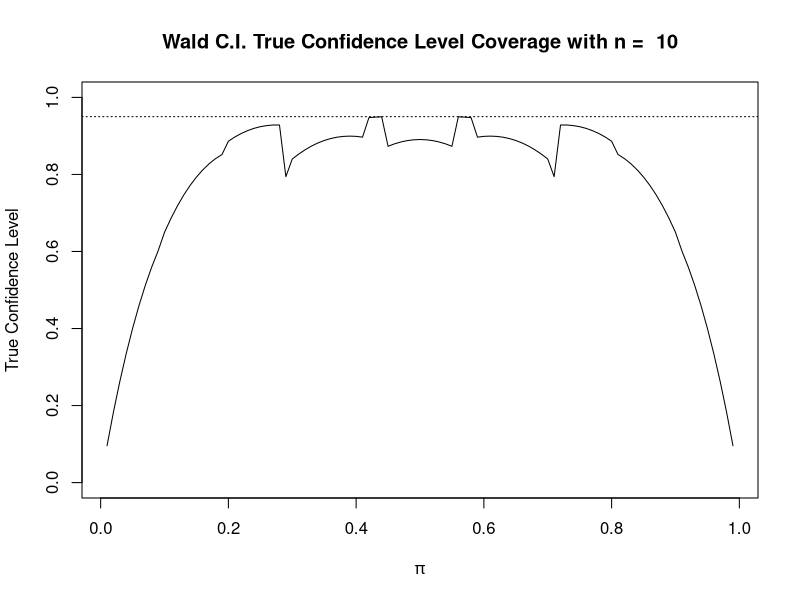
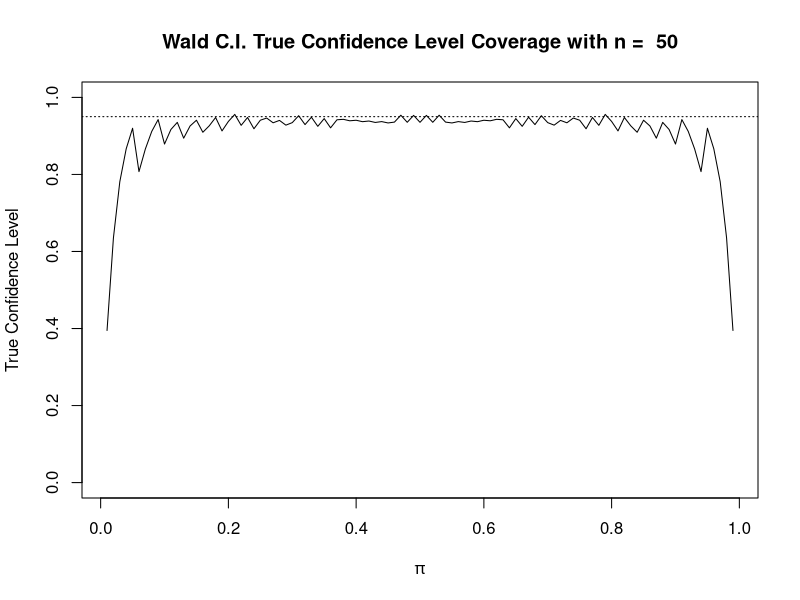
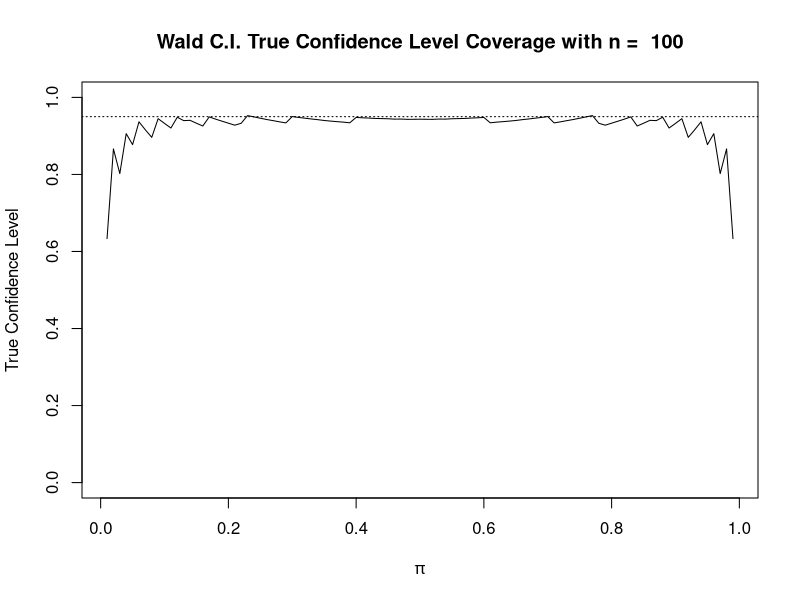
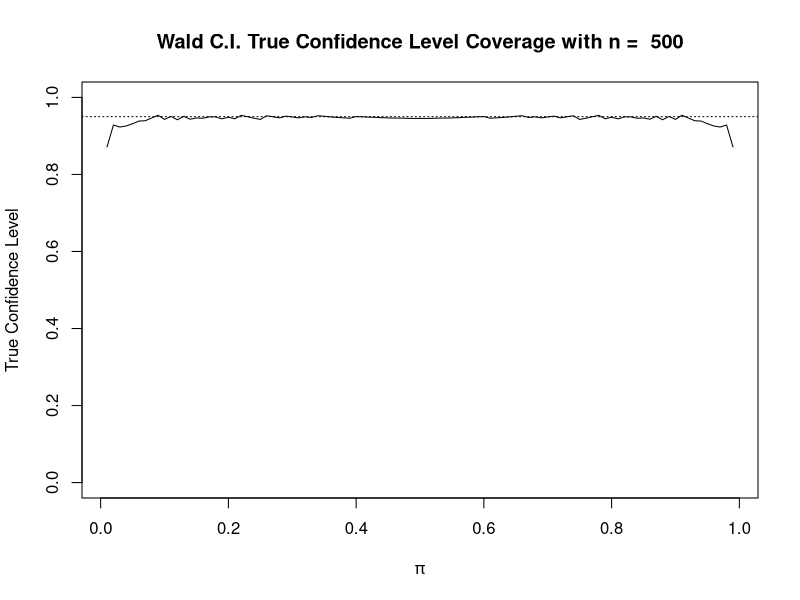

Here is the R script that generated these plots, in order:
## ---- chunk 1

require(knitr)
opts_chunk$set(tidy.opts=list(width.cutoff=80),tidy=TRUE)


pi = 0.6 # true parameter value of the probability of success
alpha = 0.05 # significane level
n = 10 # number of trials

wald.CI.true.coverage = function(pi, alpha=0.05, n) {
  
  # Objective: 
  #    Calculate the true confidence level of a Wald Confidence (given pi, alpha, and n)
  
  # Input:
  #    pi: the true parameter value
  #    alpha: significance level
  #    n: the number of trials
  
  # Return:
  #    wald.df: a data.frame containing  
  #    (1) observed number of success, w
  #    (2) MLE of pi, pi.hat
  #    (3) Binomial probability of obtaining the number of successes from n trials, pmf
  #    (4) lower bound of the Wald confidence interval, wald.CI_lower.bound
  #    (5) upper bound of the Wald confidence interval, wald.CI_upper.bound 
  #    (6) whether or not an interval contains the true parameter, covered.pi
  
  w = 0:n

  pi.hat = w/n
  
  pmf = dbinom(x=w, size=n, prob=pi)
  
  var.wald = pi.hat*(1-pi.hat)/n # variance in wald model
  
  wald.CI_lower.bound = pi.hat - qnorm(p = 1-alpha/2)*sqrt(var.wald)
  wald.CI_upper.bound = pi.hat + qnorm(p = 1-alpha/2)*sqrt(var.wald)
  
  covered.pi = ifelse(test = pi>wald.CI_lower.bound, 
                      yes = ifelse(test = pi<wald.CI_upper.bound, 
                                   yes=1, no=0), no=0)
  
  wald.CI.true.coverage = sum(covered.pi*pmf)
  
  wald.df = data.frame(w, pi.hat, 
                       round(data.frame(pmf, 
                                        wald.CI_lower.bound,
                                        wald.CI_upper.bound),
                             4), covered.pi)
  
  return(wald.df)
}

# Call the function with user-provided arguments (pi, alpha, n) to 
# generate the data.frame that contains 
# (1) the observed number of success, w 
# (2) MLE of pi, pi.hat
# (3) Binomial probability of obtaining the number of successes from n trials, pmf
# (4) the lower bound of the Wald confidence interval, wald.CI_lower.bound 
# (5) the upper bound of the Wald confidence interval, wald.CI_upper.bound
# (6) whether or not an interval contains the true parameter, covered.pi

wald.df = wald.CI.true.coverage(pi=0.6, alpha=0.05, n=10)

# Obtain the true confidence level from the Wald Confidence,
# given pi, alpha, and n
wald.CI.true.coverage.level = sum(wald.df$covered.pi*wald.df$pmf)

# Generalize the above computation to a sequence of pi's

# Generate an example sequence of pi (feel free to make the increment smaller)

draw.true.wald.conf<-function(alpha, n){
  pi.seq = seq(0.01, 0.99, by=0.01)
  
  # Create a matrix to store (1) pi and (2) the true confidence level of 
  # the Wald Confidence Interval corresponding to the specific pi
  wald.CI.true.matrix = matrix(data=NA,nrow=length(pi.seq),ncol=2)
  
  # Loop through the sequence of pi's to obtain the true confidence level of 
  # the Wald Confidence Interval corresponding to the specific pi
  counter=1
  for (pi in pi.seq) {
      wald.df2 = wald.CI.true.coverage(pi=pi, alpha=alpha, n=n)
      #print(paste('True Coverage is', sum(wald.df2$covered.pi*wald.df2$pmf)))
      wald.CI.true.matrix[counter,] = c(pi,sum(wald.df2$covered.pi*wald.df2$pmf))
      counter = counter+1
  }
  #str(wald.CI.true.matrix)
  #wald.CI.true.matrix[1:5,]
  
  # Plot the true coverage level (for given n and alpha)
  plot(x=wald.CI.true.matrix[,1],
       y=wald.CI.true.matrix[,2],
       ylim=c(0,1),
       main = paste("Wald C.I. True Confidence Level Coverage with n = ", n), 
       xlab=expression(pi),
       ylab="True Confidence Level",
       type="l")
  abline(h=1-alpha, lty="dotted")
}
## ---- chunk 2
draw.true.wald.conf(.05, 10)
## ---- chunk 3
draw.true.wald.conf(.05, 50)
## ---- chunk 4
draw.true.wald.conf(.05, 100)
## ---- chunk 5
draw.true.wald.conf(.05, 500) 
